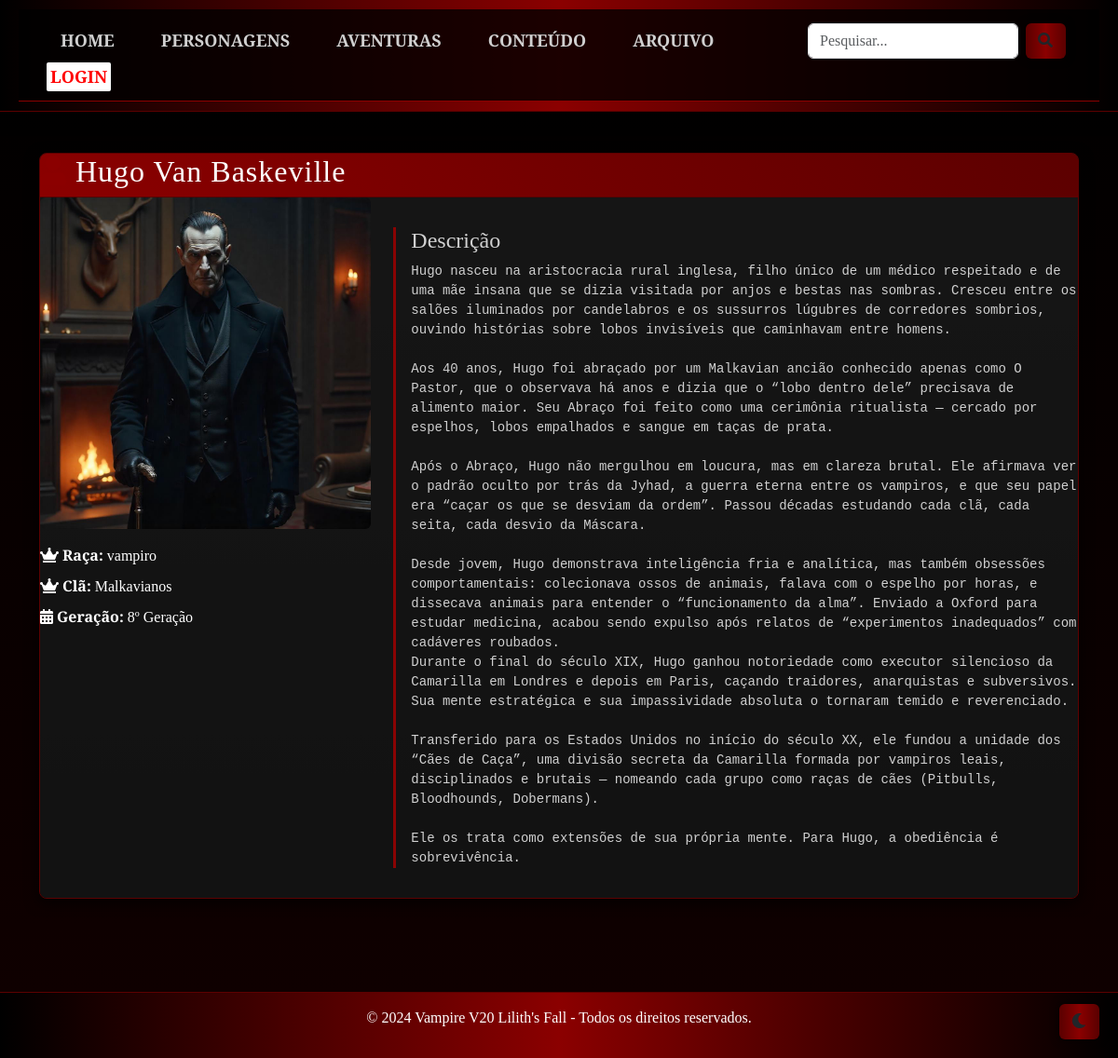
Page /character_detail/1 on the committed database.
### app.py (models this page shows)
class ImportantCharacter(db.Model):
    id = db.Column(db.Integer, primary_key=True)
    name = db.Column(db.String(100), nullable=False)
    race = db.Column(db.String(50), nullable=False)  # Ex: 'vampire', 'human', 'demon', etc.
    clan = db.Column(db.String(100), nullable=False)
    bloodline = db.Column(db.String)
    personalidade = db.Column(db.Text)
    poderes_habilidades = db.Column(db.Text)
    conexoes = db.Column(db.Text)
    description = db.Column(db.Text, nullable=False)
    image = db.Column(db.String(255), nullable=True)  # Caminho da imagem
    created_by = db.Column(db.Integer, db.ForeignKey('user.id'))  # Criador do personagem
    visible = db.Column(db.Boolean, default=False, nullable=False)  # Visível para todos

### app.py (the view)
@app.route('/character_detail/<int:character_id>')
def character_detail(character_id):
    character = ImportantCharacter.query.get_or_404(character_id)
    return render_template('character_detail.html', character=character)

### templates/character_detail.html (shortened to what this page needs)
{% extends 'base.html' %}
{% block content %}
<div class="container mt-4">
    <div class="row">
        <div class="col-md-12">
            <div class="vampire-card">
                <div class="card-header">
                    <h2><i class="fas fa-user"></i> {{ character.name }}</h2>
                </div>
                <div class="card-body">
                    <div class="row">
                        <div class="col-md-4">
                            {% if character.image %}
                                <img src="{{ url_for('static', filename=character.image) }}" alt="{{ character.name }}" class="img-fluid rounded mb-3">
                            {% else %}
                                <img src="{{ url_for('static', filename='img/default.jpg') }}" alt="{{ character.name }}" class="img-fluid rounded mb-3">
                            {% endif %}
                            <div class="quick-action d-block text-decoration-none text-white mb-2">
                                <i class="fas fa-crown"></i> <strong>Raça:</strong> {{ character.race }}
                            </div>
                            {% if character.race.lower() == "vampiro" %}
                            <div class="quick-action d-block text-decoration-none text-white mb-2">
                                <i class="fas fa-crown"></i> <strong>Clã:</strong> {{ character.clan }}
                            </div>
                            <div class="quick-action d-block text-decoration-none text-white mb-2">
                                <i class="fas fa-calendar-alt"></i> <strong>Geração:</strong> {{ character.bloodline }}
                            </div>
                            {% endif %}
                        </div>
                        <div class="col-md-8">
                            <div class="master-section">
                                <h4>Descrição</h4>
                                <pre>{{ character.description | safe }}</pre>
                            </div>
                        </div>
                    </div>
                </div>
            </div>
        </div>
    </div>
</div>
{% endblock %}

### static/css/styles.css (style rules this page uses)
body { font-family: Arial, sans-serif; margin: 0; padding: 0; background-color: #000000; overflow-y: auto; }
html { overflow-y: auto; }
:root { --primary: #EB1616; --secondary: #191C24; --light: #6C7293; --dark: #000000; }
.master-section { border-left: 3px solid #8a0303; padding-left: 1rem; margin: 2rem 0; }

### static/css/vampire-theme.css (style rules this page uses)
:root { --blood-red: #8b0000; --dark-red: #5c0000; --black: #000000; --dark-gray: #ee3a3a; --medium-gray: #f15d5d; --light-gray: #f08383; --accent-gold: #b8860b; --text-color: #d0d0d0; --shadow-color: rgba(0, 0, 0, 0.7); --glow-color: rgba(139, 0, 0, 0.7); }
html, body { height: 100%; margin: 0; padding: 0; overflow-x: hidden; overflow-y: auto !important; }
body.vampire-theme { font-family: 'Cinzel', serif; background-color: var(--black); color: var(--text-color); background-image: url('../img/topo.png'); background-size: 200px; background-repeat: repeat; background-attachment: fixed; background-blend-mode: overlay; position: relative; min-height: 100vh; overflow-y: auto !important; }
body.vampire-theme::before { content: ''; position: fixed; top: 0; left: 0; width: 100%; height: 100%; background: linear-gradient(to bottom, rgba(0,0,0,0.9) 0%, rgba(20,0,0,0.8) 100%); z-index: -1; }
.vampire-card { background: linear-gradient(to bottom, rgba(30, 30, 30, 0.9), rgba(10, 10, 10, 0.9)); border: 1px solid var(--dark-red); border-radius: 8px; box-shadow: 0 5px 15px var(--shadow-color); transition: all 0.3s ease; overflow: hidden; }
.vampire-card .card-header { background: linear-gradient(45deg, var(--blood-red), var(--dark-red)); color: white; border-bottom: 1px solid var(--dark-red); font-family: 'Cinzel', serif; letter-spacing: 1px; }
.vampire-card .card-body { background-color: rgba(20, 20, 20, 0.8); }
.pulse-icon { animation: pulse 2s infinite; color: var(--blood-red); }
.mist-bg { position: relative; overflow: hidden; }
.mist-bg::before { content: ''; position: absolute; top: 0; left: 0; width: 100%; height: 100%; background: linear-gradient(to bottom, rgba(0,0,0,0), rgba(139,0,0,0.05)); animation: mistFlow 15s infinite alternate; pointer-events: none; z-index: -1; }
.master-section pre { white-space: pre-wrap; white-space: -moz-pre-wrap; white-space: -pre-wrap; white-space: -o-pre-wrap; word-wrap: break-word; }

### templates/base.html (style rules this page uses)
html, body { height: 100%; margin: 0; padding: 0; overflow-x: hidden; }
body { display: flex; flex-direction: column; }

### rows in the picture
ImportantCharacter: name "Hugo Van Baskeville", image (picture), race "vampiro", clan "Malkavianos", bloodline "8º Geração", description "Hugo nasceu na aristocracia rural inglesa, filho único de um médico respeitado e de uma mãe insana que se dizia visitada por anjos e bestas nas sombras. Cresceu entre os salões iluminados por candelabros e os sussurros lúgubres de corredores sombrios, ouvindo histórias sobre lobos invisíveis que caminhavam entre homens. Aos 40 anos, Hugo foi abraçado por um Malkavian ancião conhecido apenas como O Pastor, que o observava há anos e dizia que o “lobo dentro dele” precisava de alimento maior. Seu Abraço foi feito como uma cerimônia ritualista — cercado por espelhos, lobos empalhados e sangue em taças de prata. Após o Abraço, Hugo não mergulhou em loucura, mas em clareza brutal. Ele afirmava…"
